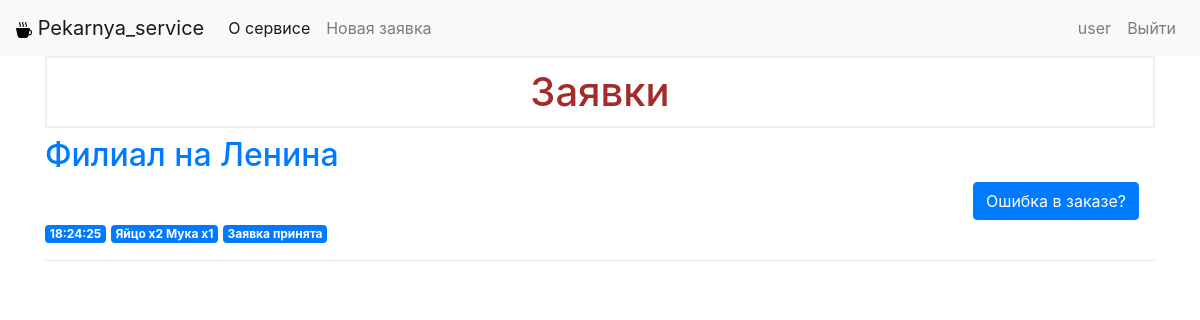
Before: / (signed in) with the older database file.
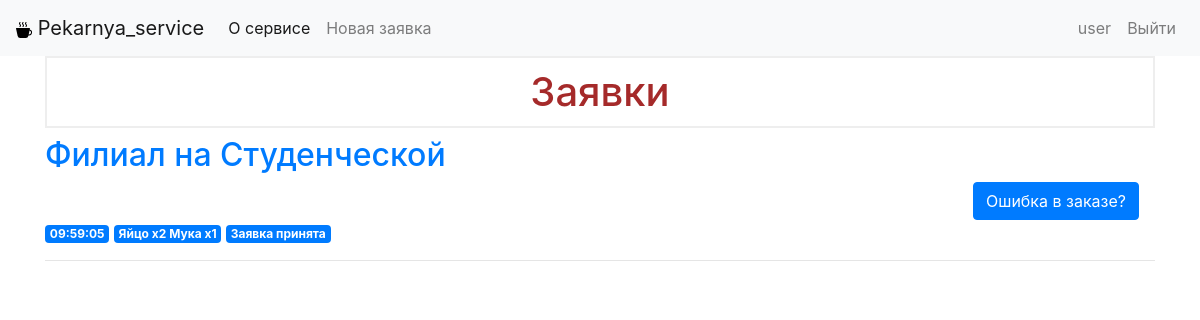
After: the same page with the newer database file.
### tables this page shows
CREATE TABLE requests (
	id integer primary key autoincrement,
	created timestamp not null default current_time,
	place text not null,
	user text not null,
	content text not null,
	status text, 
	comment text

);

### app.py (the view)
@app.route('/')
def index():
	conn = get_db_connection()
	requests = conn.execute('SELECT * FROM requests ORDER BY created desc').fetchall()
	conn.close()
	return render_template('index.html', requests = requests)

### app.py (called while the page is built)
def get_db_connection():
    conn = sqlite3.connect('database.db')
    conn.row_factory = sqlite3.Row
    return conn

### templates/index.html (shortened to what this page needs)
{% extends 'base.html' %}
{% block content %}
    <h1>{% block title %} Заявки {% endblock %}</h1>
    {% for request in requests %}
    {% if session['username'] %}
    {% if request['user'] == session['username'] or session['username'] == "admin" %}
        <a href="{{ url_for('_request', request_id=request['id']) }}">
            <h2>{{ request['place'] }}</h2>
        </a>
        <div id="buttons-form">
            {% if session['username'] == "admin" %}
            <form class="form-button" action="/{{request['id']}}" method="post" >
                <div class="form-group buttons">
                    <input type="hidden" name="status" value="В пути"
                           class=""
                    ></input>
                    <button type="submit" class="btn btn-primary">Заказ в пути</button>
                </div>
            </form>
            <form class="form-button" action="/{{request['id']}}" method="post" >
                <div class="form-group buttons">
                    <input type="hidden" name="status" value = "Доставлено"
                           class=""
                    ></input>
                    <button type="submit" class="btn btn-primary">Заказ доставлен</button>
                </div>
            </form>
            {% else %}
            <form class="form-button" action= "/{{request['id']}}/feedback" method="get">
                <div class="form-group buttons">
                    <button type="submit" class="btn btn-primary">Ошибка в заказе?</button>
                </div>
            </form>
            {% endif %}
        </div>
        <span class="badge badge-primary">{{ request['created'] }}</span>
	    <span class="badge badge-primary">{{ request['content'] }}</span>
        <span class="badge badge-primary">{{ request['status'] }}</span>
        <hr>
    {% endif %}
    {% endif %}
    {% endfor %}
{% endblock %}

### templates/base.html (shortened to what this page needs)
<!doctype html>
<html lang="en">
  <head>
    <link rel="stylesheet" href="https://stackpath.bootstrapcdn.com/bootstrap/4.3.1/css/bootstrap.min.css">
    <link rel="stylesheet" href="{{ url_for('static', filename= 'css/style.css') }}">
  </head>
  <body>
    <nav class="navbar navbar-expand-md navbar-light bg-light">
        <a class="navbar-brand" href="{{ url_for('index')}}">
          <img src="{{ url_for('static', filename= 'img/cup-hot-fill.svg') }}">
          Pekarnya_service
        </a>
        <div class="collapse navbar-collapse" id="navbarNav">
            <ul class="navbar-nav">
            <li class="nav-item active">
                <a class="nav-link" href="#">О сервисе</a>
            </li>
            <li class="nav-item">
              {% if session['username'] != "admin" and session['username'] %}
              <a class="nav-link" href="{{url_for('create')}}">Новая заявка</a>
              {% elif session['username'] == "admin"  %}
              <a class="nav-link" href="{{url_for('feedbox')}}">Обратная связь</a>
              {% endif %}
          </li>
            </ul>
            <ul class="navbar-nav login">
              <li class="nav-item login" >
                {% if session['username'] %}
                <a class="nav-link" href="#">{{session['username']}}</a>
                {% else %}
                <a class="nav-link" href="{{url_for('login')}}">Войти</a>
                {% endif %}
            </li>
            <li class="nav-item login" >
              {% if session['username'] %}
                <a class="nav-link" href="{{url_for('logout')}}">Выйти</a>
                {% else %}
                <a class="nav-link" href="{{url_for('registration')}}">Зарегистрироваться</a>
                {% endif %}
          </li>
            </ul>
        </div>
    </nav>
    <div class="container">
        {% block content %} {% endblock %}
    </div>
  </body>
</html>

Changed rows visible on the page:
changed requests "Яйцо x2 Мука x1": place "Филиал на Ленина" → "Филиал на Студенческой"; created "18:24:25" → "09:59:05"
